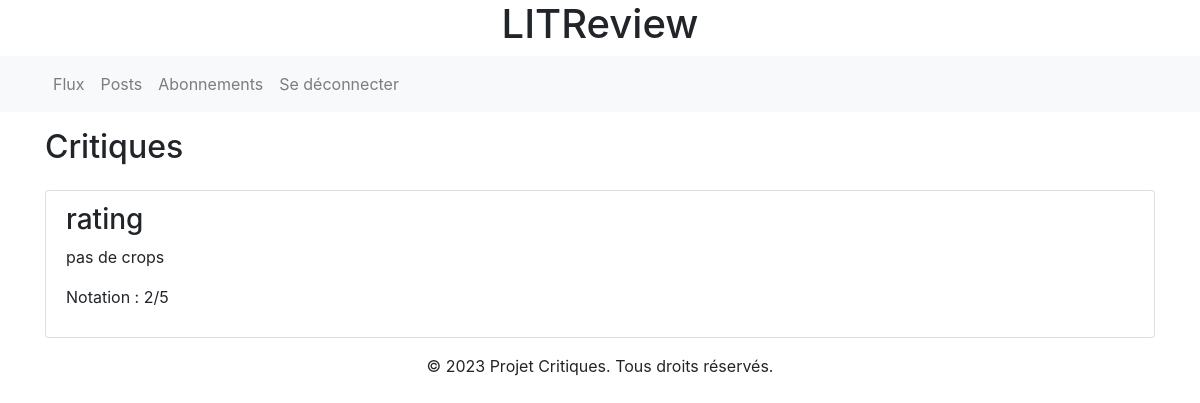
Before: /critiques/reviews/ (signed in) with the older database file.
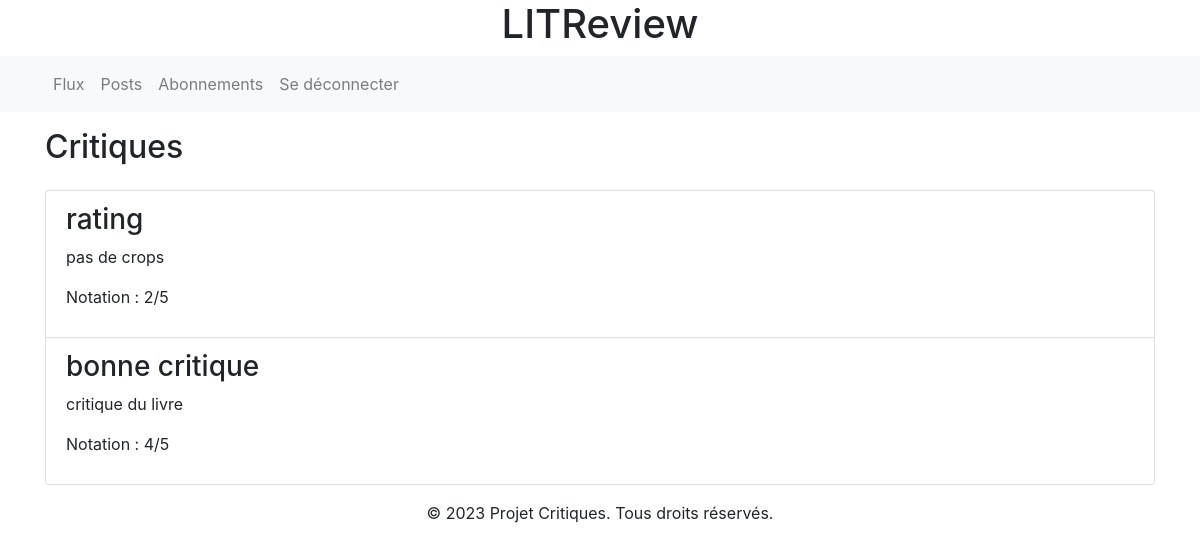
After: the same page with the newer database file.
### critiques/models.py (models this page shows)
class Review(models.Model):
    rating = models.PositiveSmallIntegerField(
        validators=[MinValueValidator(0), MaxValueValidator(5)]
    )
    user = models.ForeignKey(
        settings.AUTH_USER_MODEL, on_delete=models.CASCADE
    )
    headline = models.CharField(max_length=128)
    ticket = models.ForeignKey(Ticket, on_delete=models.CASCADE)
    body = models.TextField(max_length=8192, blank=True)
    created_at = models.DateTimeField(auto_now_add=True)
    images = models.ImageField(null=True, blank=True)

### critiques/views.py (the view)
# urls.py: path('reviews/', views.list_reviews, name='list_reviews'),
@login_required
def list_reviews(request):
    reviews = Review.objects.all()
    return render(request, 'review_list.html', {'reviews': reviews})

### templates/review_list.html
{% extends "base.html" %}
{% block content %}
<h2 class="mb-4">Critiques</h2>
<ul class="list-group">
    {% for review in reviews %}
    <li class="list-group-item">
        <h3>{{ review.headline }}</h3>
        <p>{{ review.body }}</p>
        <p>Notation : {{ review.rating }}/5</p>
    </li>
    {% endfor %}
</ul>
{% endblock %}

### templates/base.html (shortened to what this page needs)
{% load static %}
<!DOCTYPE html>
<html lang="en">
<head>
    <link href="https://maxcdn.bootstrapcdn.com/bootstrap/4.5.2/css/bootstrap.min.css" rel="stylesheet">
</head>
<body>
    <header class="mb-3">
        <h1 class="text-center">LITReview</h1>
        {% if user.is_authenticated %}
            <nav class="navbar navbar-expand-lg navbar-light bg-light">
                <div class="container">
                    <div class="collapse navbar-collapse" id="navbarNav">
                        <ul class="navbar-nav">
                            <li class="nav-item">
                                <a class="nav-link" href="{% url 'home' %}">Flux</a>
                            </li>
                            <li class="nav-item">
                                <a class="nav-link" href="{% url 'posts' %}">Posts</a>
                            </li>
                            <li class="nav-item">
                                <a class="nav-link" href="{% url 'follows' %}">Abonnements</a>
                            </li>
                            <li class="nav-item">
                                <a class="nav-link" href="{% url 'logout' %}">Se déconnecter</a>
                            </li>
                        </ul>
                    </div>
                </div>
            </nav>
        {% endif %}
    </header>
    <main class="container">
        {% block content %}{% endblock %}
    </main>
    <footer class="mt-3">
        <div class="container text-center">
            <p>&copy; 2023 Projet Critiques. Tous droits réservés.</p>
        </div>
    </footer>
</body>
</html>

Changed rows visible on the page:
added Review: headline "bonne critique", body "critique du livre", rating "4"
